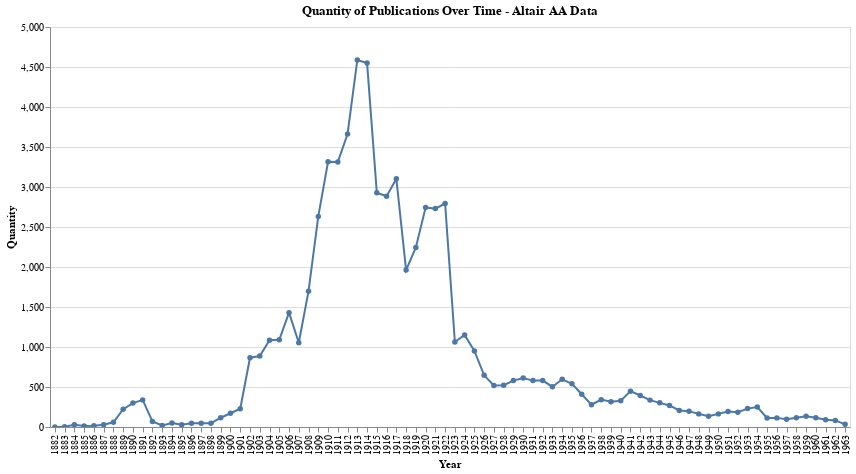

Source (notebook cell):
### Code cell
import pandas as pd
import altair as alt

# Load the data
pl_data_df = pd.read_csv('../chroniclingamerica_csv/aa_data.csv')

# Ensure the 'Date' column is in datetime format
pl_data_df['Date'] = pd.to_datetime(pl_data_df['date'])

# Group by year and count the number of publications
pl_data_df['Year'] = pl_data_df['Date'].dt.year
publications_per_year = pl_data_df.groupby('Year').size().reset_index(name='Quantity')

# Create the Altair chart
chart = alt.Chart(publications_per_year).mark_line(point=True).encode(
    x='Year:O',
    y='Quantity:Q',
    tooltip=['Year', 'Quantity']
).properties(
    title='Quantity of Publications Over Time - Altair AA Data',
    width=800,
    height=400
).interactive()

chart

### Figure 1 — Vega-Lite specification as saved in the notebook (floating-point values rounded to 4 significant figures)
{"config": {"view": {"continuousWidth": 300, "continuousHeight": 300}}, "data": {"name": "data-ad91f69672306db0b4ab9dd1fa8c679c"}, "mark": {"type": "line", "point": true}, "encoding": {"tooltip": [{"field": "Year", "type": "quantitative"}, {"field": "Quantity", "type": "quantitative"}], "x": {"field": "Year", "type": "ordinal"}, "y": {"field": "Quantity", "type": "quantitative"}}, "height": 400, "params": [{"name": "param_34", "select": {"type": "interval", "encodings": ["x", "y"]}, "bind": "scales"}], "title": "Quantity of Publications Over Time - Altair AA Data", "width": 800, "$schema": "https://vega.github.io/schema/vega-lite/v5.8.0.json", "datasets": {"data-ad91f69672306db0b4ab9dd1fa8c679c": [{"Year": 1882, "Quantity": 1}, {"Year": 1883, "Quantity": 3}, {"Year": 1884, "Quantity": 29}, {"Year": 1885, "Quantity": 14}, {"Year": 1886, "Quantity": 16}, {"Year": 1887, "Quantity": 27}, {"Year": 1888, "Quantity": 59}, {"Year": 1889, "Quantity": 222}, {"Year": 1890, "Quantity": 299}, {"Year": 1891, "Quantity": 339}, {"Year": 1892, "Quantity": 70}, {"Year": 1893, "Quantity": 20}, {"Year": 1894, "Quantity": 50}, {"Year": 1895, "Quantity": 27}, {"Year": 1896, "Quantity": 46}, {"Year": 1897, "Quantity": 46}, {"Year": 1898, "Quantity": 47}, {"Year": 1899, "Quantity": 116}, {"Year": 1900, "Quantity": 172}, {"Year": 1901, "Quantity": 228}, {"Year": 1902, "Quantity": 866}, {"Year": 1903, "Quantity": 887}, {"Year": 1904, "Quantity": 1084}, {"Year": 1905, "Quantity": 1091}, {"Year": 1906, "Quantity": 1429}, {"Year": 1907, "Quantity": 1053}, {"Year": 1908, "Quantity": 1698}, {"Year": 1909, "Quantity": 2632}, {"Year": 1910, "Quantity": 3315}, {"Year": 1911, "Quantity": 3312}, {"Year": 1912, "Quantity": 3663}, {"Year": 1913, "Quantity": 4588}, {"Year": 1914, "Quantity": 4549}, {"Year": 1915, "Quantity": 2928}, {"Year": 1916, "Quantity": 2884}, {"Year": 1917, "Quantity": 3104}, {"Year": 1918, "Quantity": 1962}, {"Year": 1919, "Quantity": 2244}, {"Year": 1920, "Quantity": 2743}, {"Year": 1921, "Quantity": 2730}, {"Year": 1922, "Quantity": 2793}, {"Year": 1923, "Quantity": 1063}, {"Year": 1924, "Quantity": 1151}, {"Year": 1925, "Quantity": 951}, {"Year": 1926, "Quantity": 646}, {"Year": 1927, "Quantity": 519}, {"Year": 1928, "Quantity": 523}, {"Year": 1929, "Quantity": 580}, {"Year": 1930, "Quantity": 613}, {"Year": 1931, "Quantity": 580}, {"Year": 1932, "Quantity": 580}, {"Year": 1933, "Quantity": 504}, {"Year": 1934, "Quantity": 596}, {"Year": 1935, "Quantity": 540}, {"Year": 1936, "Quantity": 410}, {"Year": 1937, "Quantity": 278}, {"Year": 1938, "Quantity": 342}, {"Year": 1939, "Quantity": 317}, {"Year": 1940, "Quantity": 328}, {"Year": 1941, "Quantity": 448}, {"Year": 1942, "Quantity": 394}, {"Year": 1943, "Quantity": 336}, {"Year": 1944, "Quantity": 302}, {"Year": 1945, "Quantity": 269}, {"Year": 1946, "Quantity": 207}, {"Year": 1947, "Quantity": 197}, {"Year": 1948, "Quantity": 164}, {"Year": 1949, "Quantity": 135}, {"Year": 1950, "Quantity": 164}, {"Year": 1951, "Quantity": 194}, {"Year": 1952, "Quantity": 185}, {"Year": 1953, "Quantity": 230}, {"Year": 1954, "Quantity": 250}, {"Year": 1955, "Quantity": 113}, {"Year": 1956, "Quantity": 114}, {"Year": 1957, "Quantity": 98}, {"Year": 1958, "Quantity": 116}, {"Year": 1959, "Quantity": 134}, {"Year": 1960, "Quantity": 116}, {"Year": 1961, "Quantity": 92}, {"Year": 1962, "Quantity": 82}, {"Year": 1963, "Quantity": 33}]}}
